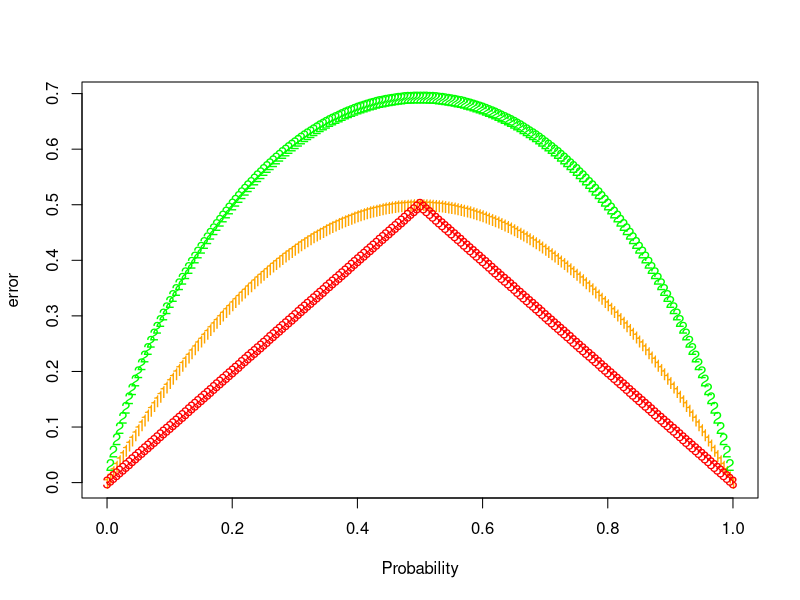
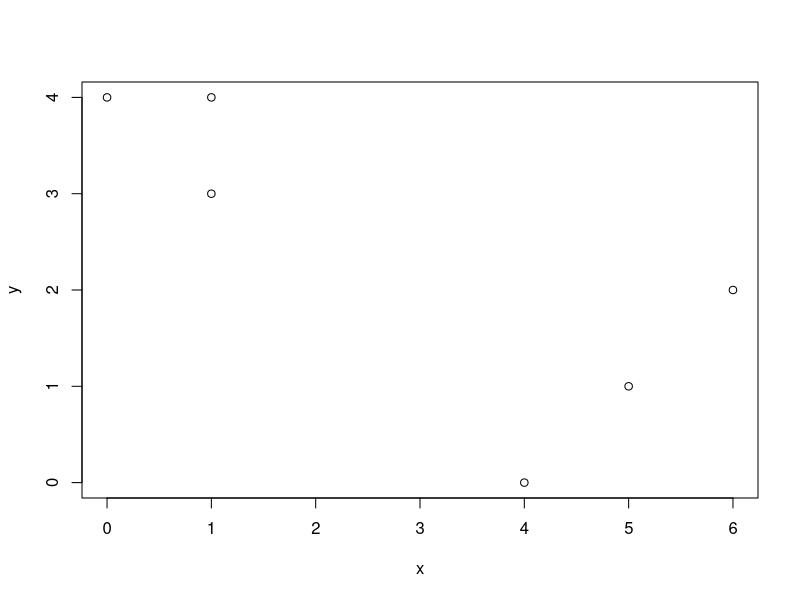
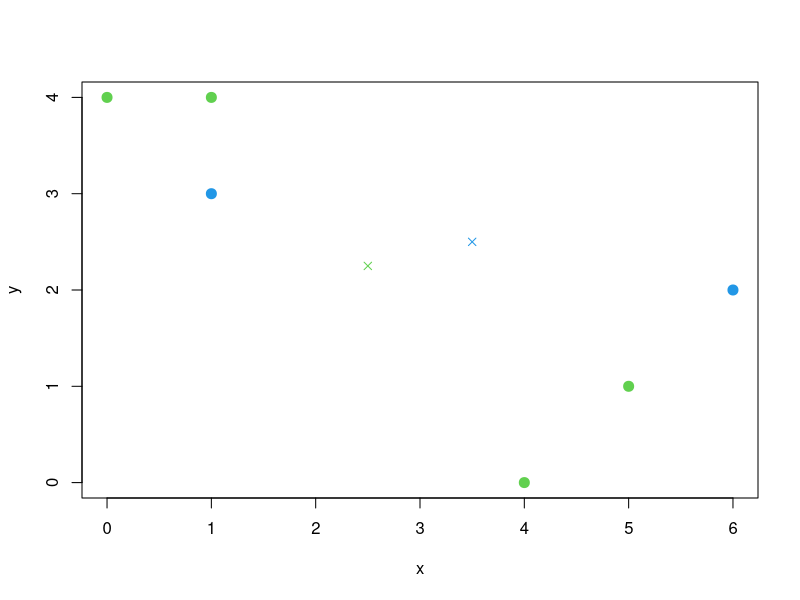
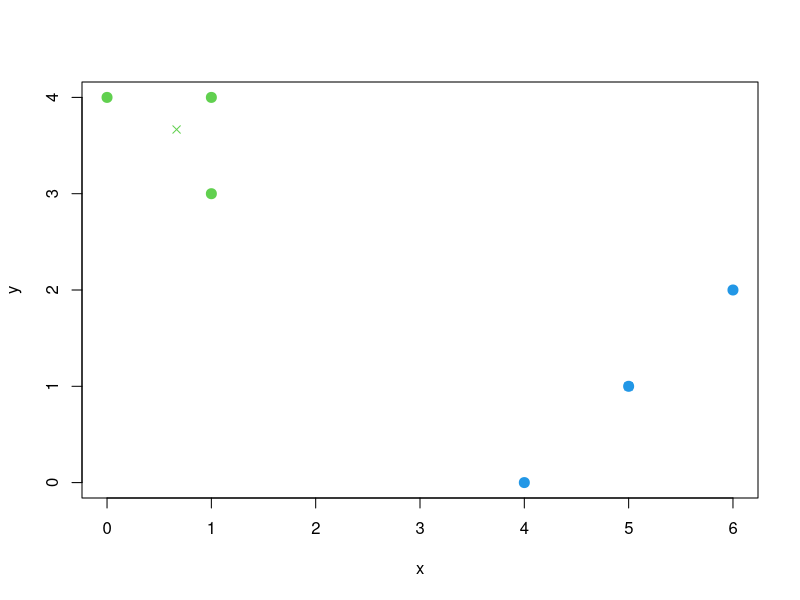

These charts were generated, in order, by the following R code:
## ---- chunk 1
p = seq(0, 1, 0.005)
gini = p * (1 - p) * 2
entropy = -(p *log(p) +(1 - p)*log(1 - p))
class.err = 1 - pmax(p, 1 - p)
matplot(p, cbind(gini, entropy, class.err), col = c("orange","green", "red"),ylab = "error",xlab = "Probability")
## ---- chunk 2
x = cbind(c(1, 1, 0, 5, 6, 4), c(4, 3, 4, 1, 2, 0))
colnames(x) <- c("x1","x2")
x
## ---- chunk 3
plot(x[,1],x[,2],xlab="x",ylab="y")
## ---- chunk 4
set.seed(1)
class_labels = sample(2, nrow(x), replace=T)
class_labels
## ---- chunk 5
centroid_class1 = c(mean(x[class_labels==1, 1]), mean(x[class_labels==1, 2]))
centroid_class2 = c(mean(x[class_labels==2, 1]), mean(x[class_labels==2, 2]))
centroid_class1
centroid_class2
## ---- chunk 6
plot(x[,1], x[,2], col=(class_labels+2), pch=20, cex=2,xlab="x",ylab="y")
points(centroid_class1[1], centroid_class1[2], col=3, pch=4)
points(centroid_class2[1], centroid_class2[2], col=4, pch=4)
## ---- chunk 7
euclid = function(a, b) {
  return(sqrt((a[1] - b[1])^2 + (a[2]-b[2])^2))
}
give_labels = function(x, centroid_class1, centroid_class2) {
  class_labels = rep(NA, nrow(x))
  for (i in 1:nrow(x)) {
    if (euclid(x[i,], centroid_class1) < euclid(x[i,], centroid_class2)) {
      class_labels[i] = 1
    } else {
      class_labels[i] = 2
    }
  }
  return(class_labels)
}
class_labels = give_labels(x, centroid_class1, centroid_class2)
class_labels
## ---- chunk 8
labels = rep(-1, 6)
while (!all(labels == class_labels)) {
  labels = class_labels
  centroid_class1 = c(mean(x[class_labels==1, 1]), mean(x[class_labels==1, 2]))
  centroid_class2 = c(mean(x[class_labels==2, 1]), mean(x[class_labels==2, 2]))
  print(centroid_class1)
  print(centroid_class2)
  class_labels = give_labels(x,centroid_class1, centroid_class2)
}
## ---- chunk 9
class_labels
## ---- chunk 10
plot(x[,1], x[,2], col=(class_labels+2), pch=20, cex=2,xlab="x",ylab="y")
points(centroid_class1[1], centroid_class1[2], col=3, pch=4)
points(centroid_class2[1], centroid_class2[2], col=4, pch=4)
## ---- chunk 11
set.seed(1)
c1 = matrix(rnorm(50*1000), ncol=50)
c2= matrix(rnorm(50*1000), ncol=50)
PC = cbind(c1, c2)
PC[1,] = seq(-18, 18 - .36, .36)
## ---- chunk 12
pca = prcomp(scale(PC))
summary(pca)$importance[,1]
## ---- chunk 13
PC = rbind(PC, c(rep(10, 50), rep(0, 50)))
pca = prcomp(scale(PC))
summary(pca)$importance[,1]
